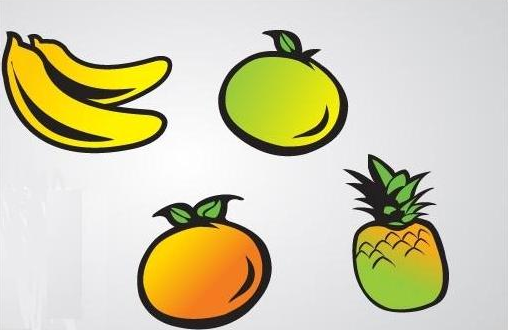
#> input picture Digital Image Processing Labs/Lab 04/Lab4-image.png, 508 x 331 px, found by its file name
$ python task.py
#> lines starting #> are read from the running program, lines starting #| are printed output that depends on the picture; after the words box and inside, x2 and y2 are one past the last pixel; in counts of white or black regions, pixels touching at a corner belong together
# -*- coding: utf-8 -*-
"""
Created on Thu Feb 21 15:29:06 2019

This is Lab 04 to detect the objects in a image

@author: AbdulBasit0044
"""
#importting libraries for the image manipulation
import cv2
import numpy as np
from matplotlib import pyplot as plt
import matplotlib.image as img

#defining main function
def main():


    #READING IMAGE IN GRAY SCALE FORMAT
    gray_img = cv2.imread('Lab4-image.PNG',0)
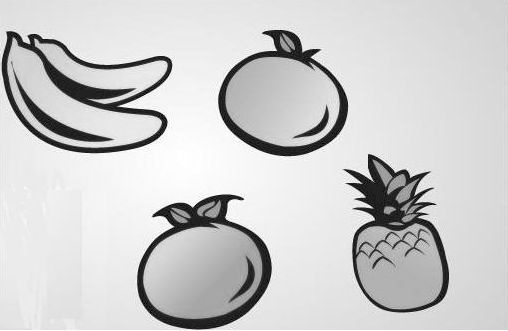
#> gray_img: shape (331, 508); min 0, max 255, mean 204.5
    #CONVERTING IMAGE TO BINARY
    ret,thresh1 = cv2.threshold(gray_img,127,255,cv2.THRESH_BINARY)
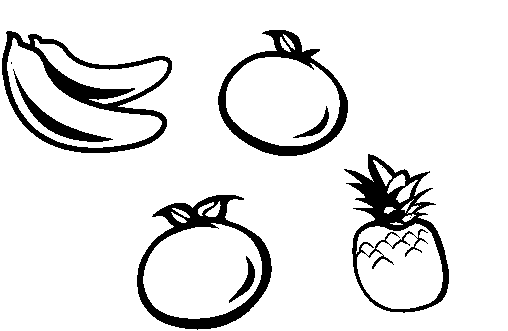
#> thresh1: shape (331, 508); 89.7% white; 9 black regions (2 under 20 px), largest, box (x1, y1, x2, y2) and area: (344, 154, 449, 313) 4367, (2, 31, 172, 153) 4354, (137, 195, 272, 330) 3933
    #SAVING BINARY IMAGE TO THE DISK
    binary_img = cv2.imwrite('Lab4-binary-image.jpg',thresh1)
    #EXTRACTING PARAMETERS FROM IMAGE
    height = thresh1.shape[0]
#> height = 331
    width = thresh1.shape[1]
#> width = 508
    #READING IMAGE
    image = img.imread('Lab4-binary-image.jpg')
#> image: shape (331, 508); min 0, max 255, mean 228.7

    #INITIALIZING NUMPY ARRAY FOR THE DARK BACKGROUND
    empty = np.zeros((height,width),np.int32)

    count = 20
    #INITIALIZING DICTIONARY
    dic = {}
    #NESTED LOOPS FOR THE CONNECTED COMPONENT LABELLING ALGORITHM
    for x in range(height):
        for y in range(width):
            color = thresh1[x,y]
            if color == 0:
                left = empty[x,y-1]
                top = empty[x-1,y]
                if left > 0 and top > 0:
                    empty[x,y] = min(left,top)
                    if left != top:
                        dic.update([(max(left,top),min(left,top))])
                elif left > 0:
                    empty[x,y] = left
                elif top > 0:
                    empty[x,y] = top
                else:
                    count = count+20
                    empty[x,y] = count
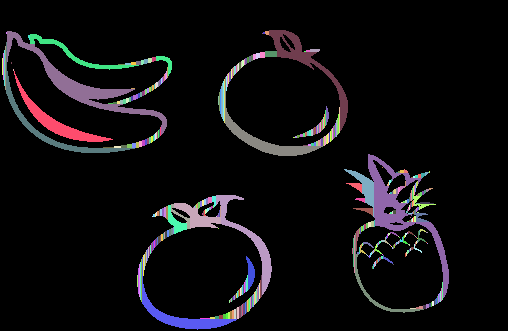
#> empty: shape (331, 508) int32; 478 distinct labels, from 0 to 9560; one colour per label, 0 black
#> after the loop, count = 9560; dic = 441 items
    #ADDING (KEY,VALUE) PAIRS TO THE DICTIONARY
    key = list(dic.keys())
#> key = 441 values, max 9560 at index 440, min 80 at index 0, mean 4766.8
    val = list(dic.values())
#> val = 441 values, max 9260 at index 427, min 40 at index 0, mean 4386.4
    #GIVING COLORS TO THE DICTIONARY CO-ORDINATES
    for x in range(height):
        for y in range(width):
            colors = empty[x,y]
            for z in range(len(key)):
                if colors == key[z]:
                    empty[x,y] = val[z]
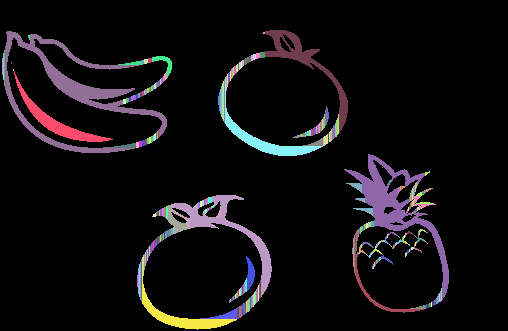
#> empty: shape (331, 508) int32; 349 distinct labels, from 0 to 9260; one colour per label, 0 black
    #SHOWING IMAGE WITH THE COLORED VALUE IN THE CONSOLE
    plt.imshow(empty,cmap="nipy_spectral")
    plt.show()
    plt.savefig('Final-image.jpg')

#CALLING MAIN IF ANY MAIN METHOD EXISTS IN THE PROGRAM
if __name__=="__main__":
    main()
